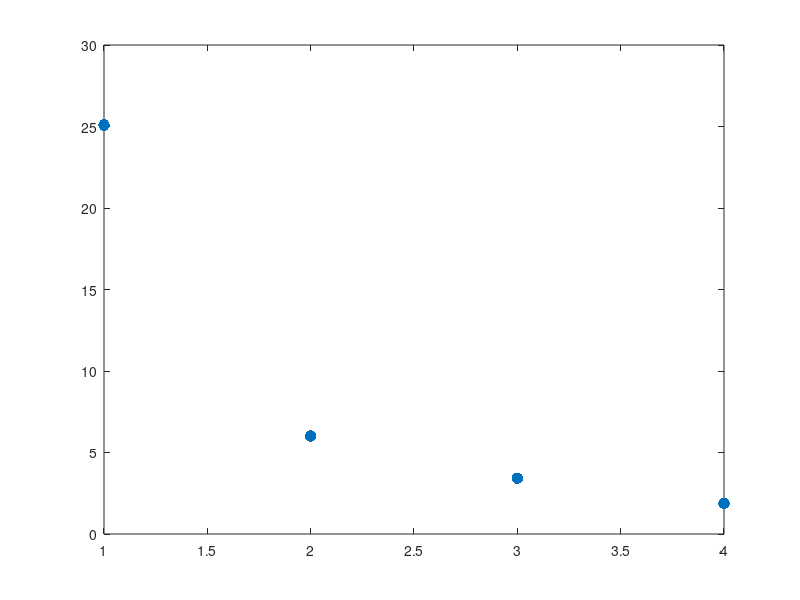
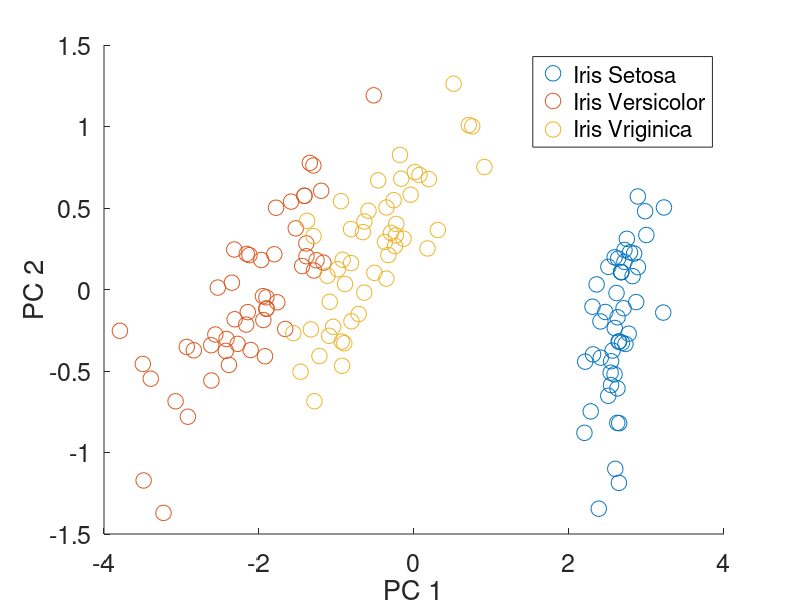

Write MATLAB code to recreate these figures, in order. (Note: this script raises an error after producing the figures.)
%Levent Batakci
%Analyze the data!

%Clear vars
clc
clear all

%Load IRIS data
load IrisData.mat
I = [1 * ones(1, 50) 2 * ones(1, 50) 3 * ones(1, 50)];

k=3;
tau=0.05;
maxDepth=5;

%Compute the SVD
Xc = X - sum(X,2) / size(X,2) * ones(1, size(X,2));
[U, D, V] = svd(Xc);
Z2 = [U(:,1) U(:,2)]' * Xc; %First two PCs of the centered data

figure(1) %Plot the singular values
plot(1:4, diag(D), '.', 'MarkerSize', 25); %Only two svs (or just 1) matter

%Plot the annotation of the data
figure(2)
k1 = Z2(:, I == 1);
k2 = Z2(:, I == 2);
k3 = Z2(:, I == 3);

hold on
scatter(k1(1,:), k1(2,:),125,'r.')
scatter(k2(1,:), k2(2,:),125,'g.')
scatter(k3(1,:), k3(2,:),125,'b.')
legend("Iris Setosa","Iris Versicolor","Iris Vriginica");
xlabel("PC 1");
ylabel("PC 2");
set(gca,'FontSize', 18);
sgtitle("Correct Grouping of the Data", 'FontSize', 20)
hold off

%Cluster using kMedoids
%Plot the clustering via the first two PCs
figure(3)
distMatrix = dMatrix(Xc, @norm2);
I1 = kMedoids_distMatrix(k, distMatrix, tau, maxDepth);
k1 = Z2(:, I1 == 1);
k2 = Z2(:, I1 == 2);
k3 = Z2(:, I1 == 3);

hold on
scatter(k1(1,:), k1(2,:),125,'r.')
scatter(k2(1,:), k2(2,:),125,'g.')
scatter(k3(1,:), k3(2,:),125,'b.')
legend("Cluster A","Cluster B","Cluster C");
xlabel("PC 1")
ylabel("PC 2"); 
set(gca,'FontSize', 18);
sgtitle("Clustering Given by kMedoids", 'FontSize', 20)
hold off

disp("Clustering Matrix for kMedoids");
M = evaluateClustering(I,I1,k)
disp(" ");

%Cluster using kMeans
%Plot the clustering via the first two PCs
figure(4)
[Im, iC] = kMeans(k, Xc, tau, maxDepth, @norm2);
k1 = Z2(:, Im == 1);
k2 = Z2(:, Im == 2);
k3 = Z2(:, Im == 3);
hold on
scatter(k1(1,:), k1(2,:),125,'r.')
scatter(k2(1,:), k2(2,:),125,'g.')
scatter(k3(1,:), k3(2,:),125,'b.')
xlabel("PC 1")
ylabel("PC 2"); 
set(gca,'FontSize', 18);
sgtitle("Clustering Given by kMeans", 'FontSize', 20)
legend("Cluster A","Cluster B","Cluster C");
hold off

disp("Clustering Matrix for kMeans");
M = evaluateClustering(I,Im,k)
disp(" ");
%%%




